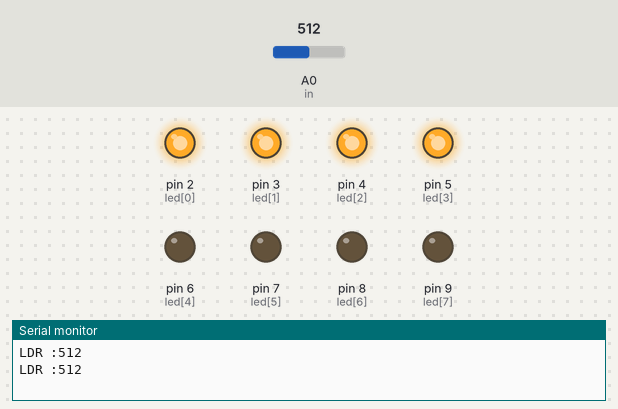
A sketch run on a simulated Arduino Uno, built with avr-gcc and run on an emulated ATmega328P. On the bench: output pins drawn as LEDs (lit = HIGH), the last lines printed to the serial monitor. Inputs (shaded band) come from the test bench; at power-on: A0 (in) = 512.

Above: at 1.3 s.
1.4 s: A0 (in) set to 487
At 2.1 s:
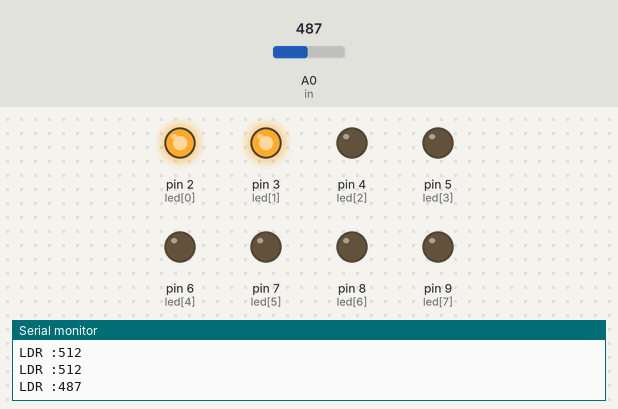
3.0 s: A0 (in) set to 710
At 3.3 s:
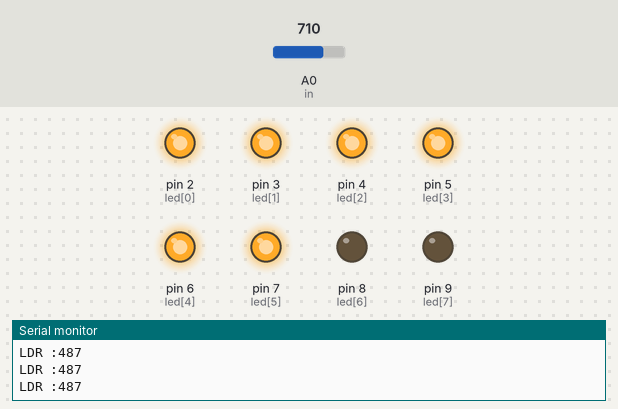
4.5 s: A0 (in) set to 983
6.0 s: A0 (in) set to 1010
At 6.8 s:
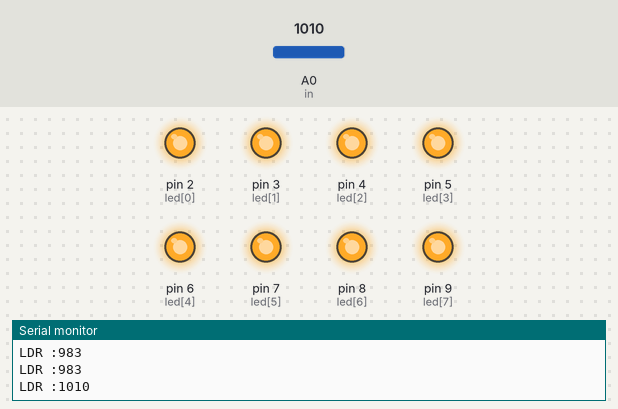
7.5 s: A0 (in) set to 990
At 8.1 s:
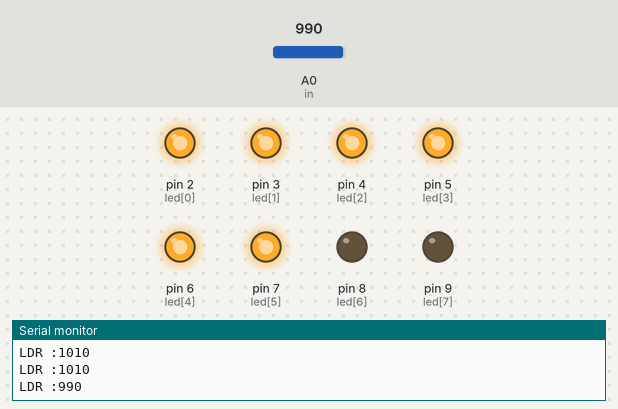
9.0 s: A0 (in) set to 1023
At 10.4 s:
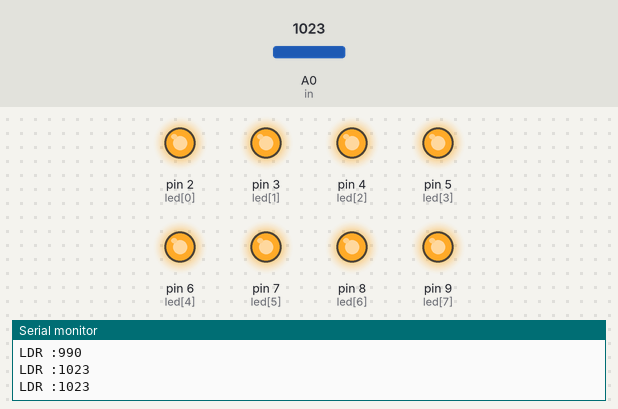
Timing chart, 0 to 11.5 s (numbered marks = the images above; inputs shaded):
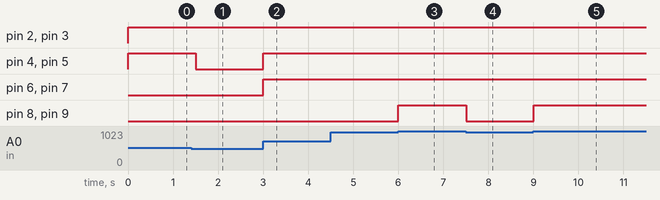

Measured:
- the behaviour switches between 501 and 500 on A0 (in) (found by bisection; images 0 and 1)
- the behaviour switches between 1000 and 1001 on A0 (in) (found by bisection; images 2 and 3)
- after the input at 1.4 s, pin 4 (led[2]), pin 5 (led[3]): HIGH → LOW after 0.10 s
- after the input at 3.0 s, pin 4 (led[2]), pin 5 (led[3]), pin 6 (led[4]), pin 7 (led[5]): LOW → HIGH at once
- after the input at 6.0 s, pin 8 (led[6]), pin 9 (led[7]): LOW → HIGH at once
- after the input at 7.5 s, pin 8 (led[6]), pin 9 (led[7]): HIGH → LOW at once
- after the input at 9.0 s, pin 8 (led[6]), pin 9 (led[7]): LOW → HIGH at once

The sketch:

ldr.ino
```cpp
const int in = A0;
const int led [8] = {2,3,4,5,6,7,8,9};

void setup() {
  // put your setup code here, to run once:
  pinMode(in,INPUT);
  for(int i =0;i<8;i++){
    pinMode(led[i],OUTPUT);
  }
  Serial.begin(9600);

}
int ldr;
void loop() {
  // put your main code here, to run repeatedly:
  ldr = analogRead(in);
  if(ldr>200&&ldr<=500){
    nyala(2);
  }
  else if(ldr>500&&ldr<=700){
    nyala(4);
  }
  else if(ldr>700&&ldr<=1000){
    nyala(6);
  }
  else if(ldr>1000){
    nyala(8);
  }
  delay(500);
  Serial.print("LDR :");
  Serial.println(ldr);
}

void nyala(int a){
  for(int i=0;i<8;i++){
    if(i<a){
      digitalWrite(led[i],HIGH);
    }
    else{
      digitalWrite(led[i],LOW);
    }
  }
}
```
